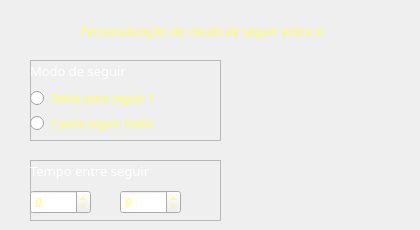
     <widget class="QWidget" name="tab_5">
      <attribute name="title">
       <string>Seguir entre si          </string>
      </attribute>
      <widget class="QLabel" name="label_36">
       <property name="geometry">
        <rect>
         <x>80</x>
         <y>20</y>
         <width>331</width>
         <height>21</height>
        </rect>
       </property>
       <property name="font">
        <font>
         <family>Cocogoose Pro</family>
         <pointsize>10</pointsize>
         <italic>true</italic>
        </font>
       </property>
       <property name="styleSheet">
        <string notr="true">color: rgb(255, 255, 100)</string>
       </property>
       <property name="text">
        <string>Personalização do modo de seguir entre si</string>
       </property>
      </widget>
      <widget class="QFrame" name="frame_34">
       <property name="geometry">
        <rect>
         <x>30</x>
         <y>60</y>
         <width>191</width>
         <height>81</height>
        </rect>
       </property>
       <property name="frameShape">
        <enum>QFrame::StyledPanel</enum>
       </property>
       <property name="frameShadow">
        <enum>QFrame::Raised</enum>
       </property>
       <widget class="QLabel" name="label_37">
        <property name="geometry">
         <rect>
          <x>0</x>
          <y>0</y>
          <width>131</width>
          <height>21</height>
         </rect>
        </property>
        <property name="font">
         <font>
          <family>Cocogoose Pro</family>
          <pointsize>10</pointsize>
          <weight>50</weight>
          <italic>false</italic>
          <bold>false</bold>
         </font>
        </property>
        <property name="styleSheet">
         <string notr="true">color: rgb(255, 255, 255);</string>
        </property>
        <property name="text">
         <string>Modo de seguir</string>
        </property>
       </widget>
       <widget class="QRadioButton" name="radModUmSegTds">
        <property name="geometry">
         <rect>
          <x>0</x>
          <y>55</y>
          <width>161</width>
          <height>16</height>
         </rect>
        </property>
        <property name="font">
         <font>
          <family>Cocogoose Pro</family>
          <pointsize>9</pointsize>
          <italic>true</italic>
          <underline>false</underline>
          <stylestrategy>PreferDefault</stylestrategy>
         </font>
        </property>
        <property name="layoutDirection">
         <enum>Qt::LeftToRight</enum>
        </property>
        <property name="autoFillBackground">
         <bool>false</bool>
        </property>
        <property name="styleSheet">
         <string notr="true">color: rgb(255, 255, 100);</string>
        </property>
        <property name="text">
         <string>1 para seguir todos</string>
        </property>
       </widget>
       <widget class="QRadioButton" name="radModTdsSEg">
        <property name="geometry">
         <rect>
          <x>0</x>
          <y>30</y>
          <width>161</width>
          <height>16</height>
         </rect>
        </property>
        <property name="font">
         <font>
          <family>Cocogoose Pro</family>
          <pointsize>9</pointsize>
          <italic>true</italic>
          <underline>false</underline>
          <stylestrategy>PreferDefault</stylestrategy>
         </font>
        </property>
        <property name="layoutDirection">
         <enum>Qt::LeftToRight</enum>
        </property>
        <property name="autoFillBackground">
         <bool>false</bool>
        </property>
        <property name="styleSheet">
         <string notr="true">color: rgb(255, 255, 100);</string>
        </property>
        <property name="text">
         <string>Todos para seguir 1</string>
        </property>
       </widget>
      </widget>
      <widget class="QFrame" name="frame_35">
       <property name="geometry">
        <rect>
         <x>30</x>
         <y>160</y>
         <width>191</width>
         <height>61</height>
        </rect>
       </property>
       <property name="frameShape">
        <enum>QFrame::StyledPanel</enum>
       </property>
       <property name="frameShadow">
        <enum>QFrame::Raised</enum>
       </property>
       <widget class="QLabel" name="label_38">
        <property name="geometry">
         <rect>
          <x>0</x>
          <y>0</y>
          <width>151</width>
          <height>21</height>
         </rect>
        </property>
        <property name="font">
         <font>
          <family>Cocogoose Pro</family>
          <pointsize>10</pointsize>
          <weight>50</weight>
          <italic>false</italic>
          <bold>false</bold>
         </font>
        </property>
        <property name="styleSheet">
         <string notr="true">color: rgb(255, 255, 255);</string>
        </property>
        <property name="text">
         <string>Tempo entre seguir</string>
        </property>
       </widget>
       <widget class="QSpinBox" name="spinTempMinSeg">
        <property name="geometry">
         <rect>
          <x>0</x>
          <y>30</y>
          <width>61</width>
          <height>24</height>
         </rect>
        </property>
        <property name="font">
         <font>
          <family>Cocogoose Pro</family>
          <pointsize>9</pointsize>
          <italic>true</italic>
         </font>
        </property>
        <property name="styleSheet">
         <string notr="true">color: rgb(255, 255, 100);</string>
        </property>
        <property name="singleStep">
         <number>1</number>
        </property>
       </widget>
       <widget class="QSpinBox" name="spinTempMaxSeg">
        <property name="geometry">
         <rect>
          <x>90</x>
          <y>30</y>
          <width>61</width>
          <height>24</height>
         </rect>
        </property>
        <property name="font">
         <font>
          <family>Cocogoose Pro</family>
          <pointsize>9</pointsize>
          <italic>true</italic>
         </font>
        </property>
        <property name="styleSheet">
         <string notr="true">color: rgb(255, 255, 100);</string>
        </property>
        <property name="maximum">
         <number>99</number>
        </property>
       </widget>
      </widget>
     </widget>
